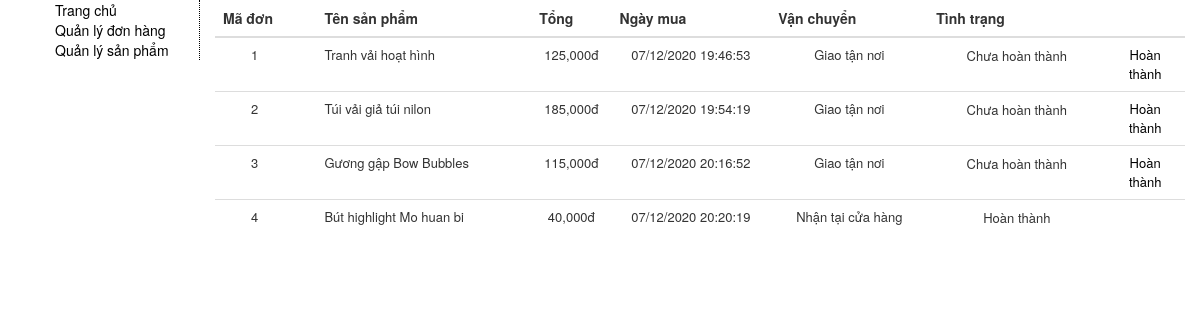
/quanlydonhang.php, run on the app's committed database.
### tables this page shows
CREATE TABLE IF NOT EXISTS `hoadon` (
  `mahd` int NOT NULL AUTO_INCREMENT,
  `tenkh` varchar(50) NOT NULL,
  `diachi` varchar(100) NOT NULL,
  `sdt` int NOT NULL,
  `email` varchar(50) NOT NULL,
  `ngaymua` datetime NOT NULL,
  `tinhtrang` varchar(50) NOT NULL,
  PRIMARY KEY (`mahd`),
  KEY `email` (`email`)
);

CREATE TABLE IF NOT EXISTS `chitiethd` (
  `mahd` int NOT NULL AUTO_INCREMENT,
  `tensp` varchar(50) NOT NULL,
  `masp` varchar(50) NOT NULL,
  `loai` varchar(50) NOT NULL,
  `gia` int NOT NULL,
  `ngaymua` datetime NOT NULL,
  `soluong` tinyint NOT NULL,
  `vanchuyen` varchar(50) NOT NULL,
  `thanhtoan` varchar(50) NOT NULL,
  `hinh` varchar(50) NOT NULL,
  KEY `mahd` (`mahd`)
);

### quanlydonhang.php (the view, shortened to what this page needs)
<!DOCTYPE html>
<html lang="en">
<head>
  <link rel="stylesheet" href="bootstrap/css/bootstrap.css">
    <link rel="stylesheet" href="https://cdnjs.cloudflare.com/ajax/libs/font-awesome/4.7.0/css/font-awesome.min.css">
</head>
<body>
<div class="container-fluid " style="font-size:14px;" >
  <div class="col-md-2" style="padding-right: 0px;">
     <ul style="border-right: 1px dotted #000">
    <li><a href="index.php">Trang chủ</a> </li>
    <li><a href="quanlydonhang.php">Quản lý đơn hàng</a></li>
    <li><a href="quanlysanpham.php">Quản lý sản phẩm</a></li>
  </ul>
  </div>
  <div  class="col-md-10" id="tra-ve">
    <table class="table">
  <thead>
    <tr style="text-align: center;">
      <th class="col-md-1">Mã đơn</th>
      <th class="col-md-3" style="text-align:left; padding-left: 30px;">Tên sản phẩm</th>
      <th class="col-md-1" >Tổng</th>
      <th class="col-md-2">Ngày mua</th>
      <th class="col-md-2">Vận chuyển</th>
      <th class="col-md-2">Tình trạng</th>
      <th class="col-md-1"></th>
    </tr>
  </thead>
  <tbody style="font-size: 13px;">
    <tr>
      <form action="" method="get">
      <?php
include 'connect.php';
$sql= 'select * from hoadon ';
$tam=$conn->query ($sql);
$data = $tam->fetchAll();
$i =1;
foreach ($data as $value) {
?>
      <td style="text-align: center;"><?php echo $value['mahd'] ?></td>
      <td style="text-align:left; padding-left: 30px;">
        <?php
        $mahd = $value['mahd'];
        $sql= "select * from chitiethd where mahd = $mahd  ";
$tam=$conn->query ($sql);
$d = $tam->fetchAll();
$tong= 0;
foreach ($d as $v) {
  echo $v['tensp'] ."<br>";
if($v['vanchuyen']=="Giao tận nơi")
  $ship = 25000;
else
  $ship = 0;
  $tong += $v['gia']*$v['soluong']+$ship;
 }
 ?>
      </td>
      <td  style="text-align: center;">
        <?php echo number_format($tong) ."đ"  ?>
      </td>
      <td style="text-align: center;">
        <?php
$date = date_create($value['ngaymua']);
echo date_format($date,"d/m/Y H:i:s");
?>
      </td>
      <td style="text-align: center;">
        <?php
        echo $v['vanchuyen'];
?>
      </td>
      <td  >
<input style="border: none;text-align: center;outline: none;" type="text" name="" value="<?php
if(isset($_GET['mahd'])){
           if($_GET['mahd']== $value['mahd'])
           {
            echo "Hoàn thành";
            $mahd =$_GET['mahd'];
            $sql= "UPDATE  hoadon set tinhtrang='Hoàn thành' WHERE mahd='$mahd' ";
          $conn->exec($sql);
           }
           else {echo $value['tinhtrang'];}
}
else
echo $value['tinhtrang'];
 ?>">
       </td>
      <td style="text-align: center;">
              <a style="text-decoration: none;" name="tt" href="quanlydonhang.php?mahd=<?php echo $v['mahd'] ?>">
        <?php
         $ma= $v['mahd'];
          $sql= "select * from hoadon where mahd = $ma  ";
        $tam=$conn->query ($sql);
        $d = $tam->fetchAll();
        foreach ($d as $val) {
          if ($val['tinhtrang']=='Chưa hoàn thành') echo "Hoàn thành";
        }
        ?>
       </a>
       </td>
    </tr>
   <?php
   $i++;} ?>
  </tbody>
</table>
  </div>
</div>
</body>
</html>

### quanlydonhang.php (style rules this page uses)
li { list-style-type: none; }
a { text-decoration: none;color: #000 }
body { padding: 0px; margin: 0px; }

### data on the page
hoadon: mahd "1", tong "125,000", ngaymua "07/12/2020 19:46:53", chitiethd.vanchuyen "Giao tận nơi", tinhtrang "Chưa hoàn thành", shows "Hoàn thành"
chitiethd: tensp "Tranh vải hoạt hình"
hoadon: mahd "2", tong "185,000", ngaymua "07/12/2020 19:54:19", chitiethd.vanchuyen "Giao tận nơi", tinhtrang "Chưa hoàn thành", shows "Hoàn thành"
chitiethd: tensp "Túi vải giả túi nilon"
hoadon: mahd "3", tong "115,000", ngaymua "07/12/2020 20:16:52", chitiethd.vanchuyen "Giao tận nơi", tinhtrang "Chưa hoàn thành", shows "Hoàn thành"
chitiethd: tensp "Gương gập Bow Bubbles"
hoadon: mahd "4", tong "40,000", ngaymua "07/12/2020 20:20:19", chitiethd.vanchuyen "Nhận tại cửa hàng", tinhtrang "Hoàn thành"
chitiethd: tensp "Bút highlight Mo huan bi"
